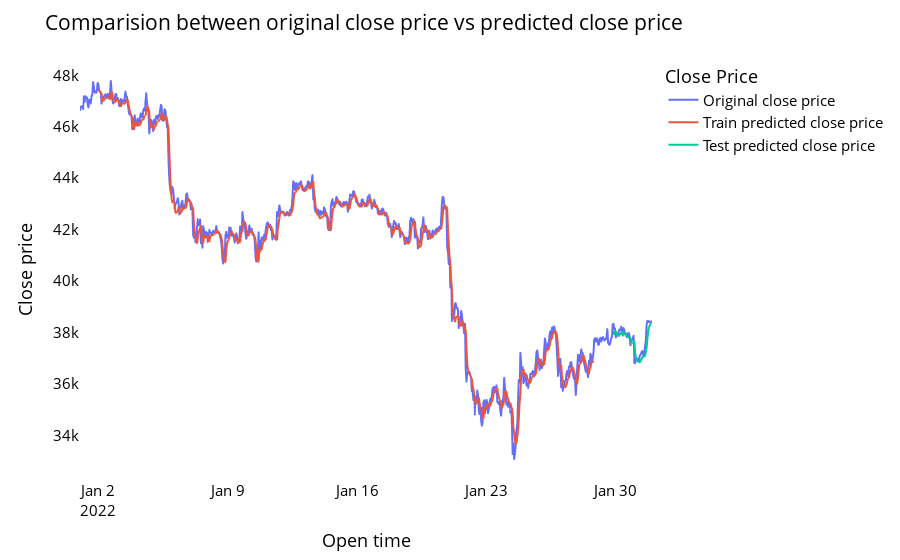

The code cell stored with this chart in its notebook:
### Code cell
names = cycle(['Original close price','Train predicted close price','Test predicted close price'])

plotdf = pd.DataFrame({'date': df_close.index,
                       'original_close': df_close['Close'],
                      'train_predicted_close': trainPredictPlot.reshape(1,-1)[0].tolist(),
                      'test_predicted_close': testPredictPlot.reshape(1,-1)[0].tolist()})

fig = px.line(plotdf,
              x=plotdf['date'],
              y=[plotdf['original_close'],plotdf['train_predicted_close'],                       plotdf['test_predicted_close']],
              labels={'value':'Close price','date': 'Open time'})
fig.update_layout(title_text='Comparision between original close price vs predicted close price',
                  plot_bgcolor='white', font_size=15, font_color='black', legend_title_text='Close Price')
fig.for_each_trace(lambda t:  t.update(name = next(names)))

fig.update_xaxes(showgrid=False)
fig.update_yaxes(showgrid=False)
fig.show()

### Figure 1 — Plotly figure (JSON) as saved in the notebook; plotly's stock layout.template omitted (floating-point values rounded to 4 significant figures; data arrays with more than 128 entries replaced by an {"elided": "..."} marker saying what was removed)
{"data": [{"hovertemplate": "variable=original_close<br>Open time=%{x}<br>Close price=%{y}<extra></extra>", "legendgroup": "original_close", "line": {"color": "#636efa", "dash": "solid"}, "marker": {"symbol": "circle"}, "mode": "lines", "name": "Original close price", "showlegend": true, "x": {"elided": "744 str values"}, "xaxis": "x", "y": {"elided": "744 float values"}, "yaxis": "y", "type": "scattergl"}, {"hovertemplate": "variable=train_predicted_close<br>Open time=%{x}<br>Close price=%{y}<extra></extra>", "legendgroup": "train_predicted_close", "line": {"color": "#EF553B", "dash": "solid"}, "marker": {"symbol": "circle"}, "mode": "lines", "name": "Train predicted close price", "showlegend": true, "x": {"elided": "744 str values"}, "xaxis": "x", "y": {"elided": "744 float values"}, "yaxis": "y", "type": "scattergl"}, {"hovertemplate": "variable=test_predicted_close<br>Open time=%{x}<br>Close price=%{y}<extra></extra>", "legendgroup": "test_predicted_close", "line": {"color": "#00cc96", "dash": "solid"}, "marker": {"symbol": "circle"}, "mode": "lines", "name": "Test predicted close price", "showlegend": true, "x": {"elided": "744 str values"}, "xaxis": "x", "y": {"elided": "744 float values"}, "yaxis": "y", "type": "scattergl"}], "layout": {"xaxis": {"anchor": "y", "domain": [0.0, 1.0], "title": {"text": "Open time"}, "showgrid": false}, "yaxis": {"anchor": "x", "domain": [0.0, 1.0], "title": {"text": "Close price"}, "showgrid": false}, "legend": {"title": {"text": "Close Price"}, "tracegroupgap": 0}, "margin": {"t": 60}, "title": {"text": "Comparision between original close price vs predicted close price"}, "font": {"size": 15, "color": "black"}, "plot_bgcolor": "white"}}
